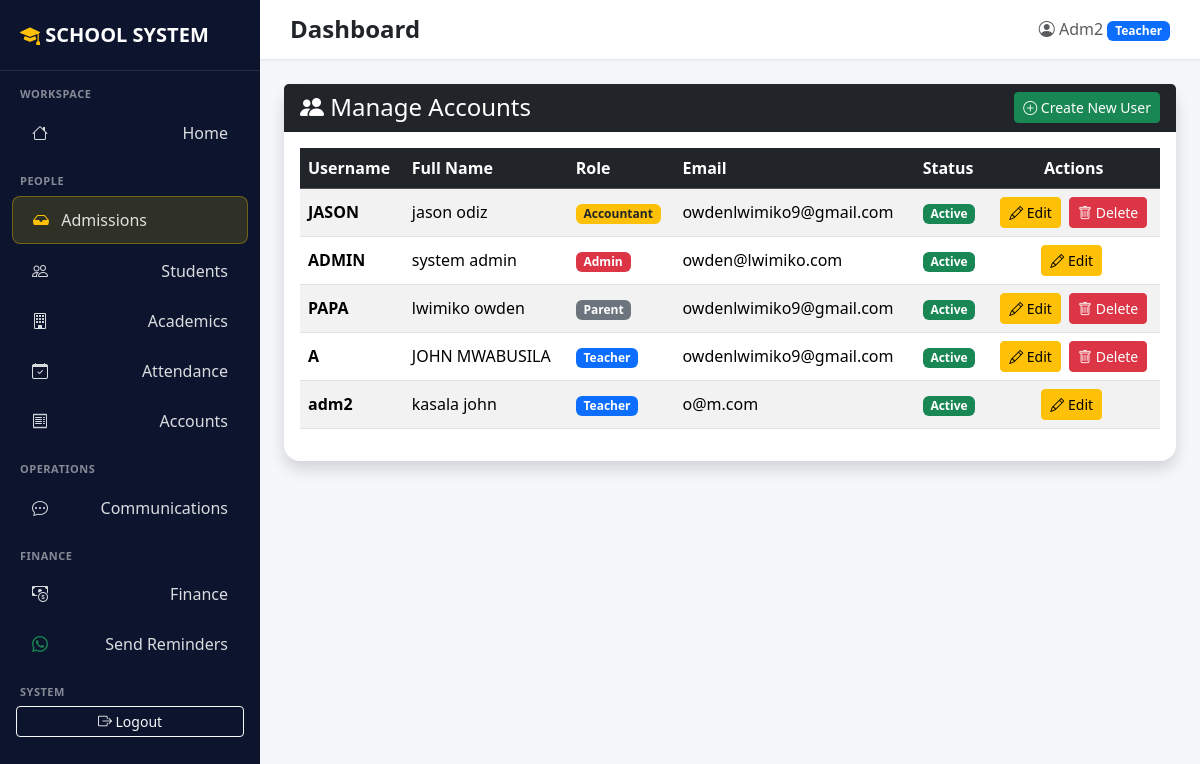
Page /accounts/manage/ (signed in) on the earlier database version.
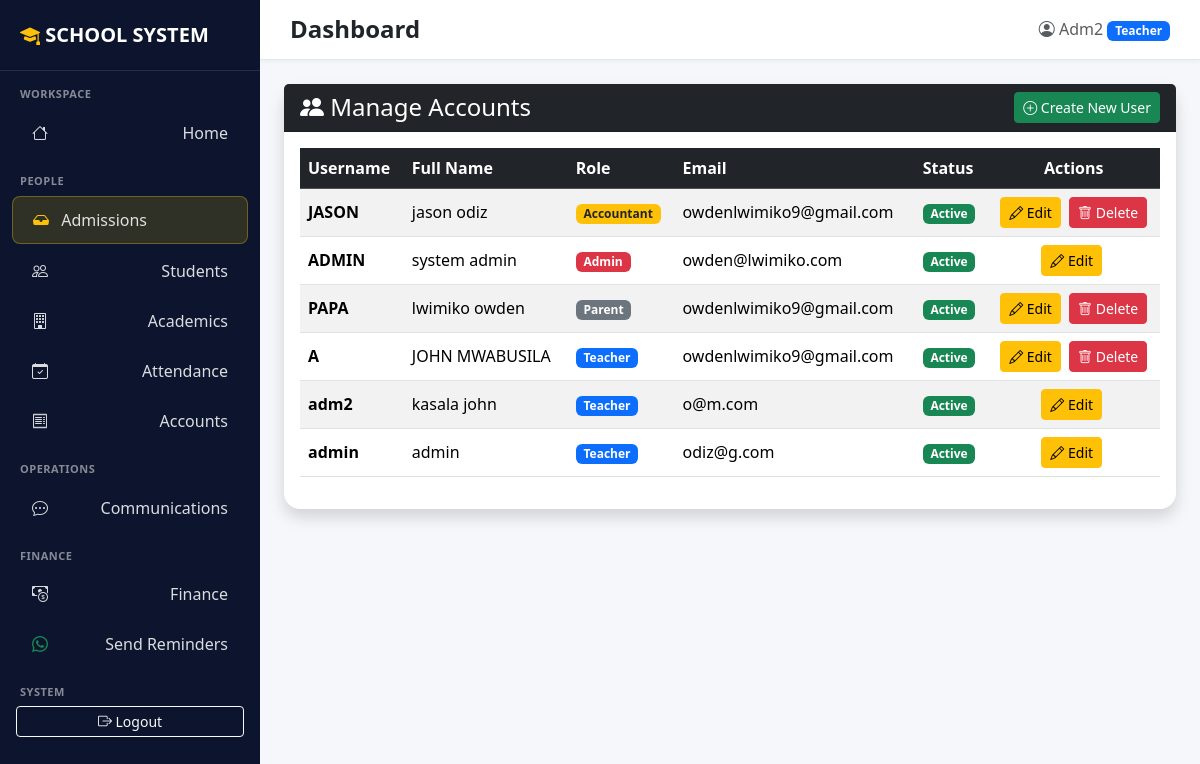
Same page on the later database version.
### accounts/models.py (models this page shows)
class User(AbstractUser):
    ROLE_CHOICES = [
        ("admin", "Administrator"),
        ("teacher", "Teacher"),
        ("accountant", "Accountant"),
        ("headteacher", "Head Teacher"),
        ("parent", "Parent"),
    ]
    role = models.CharField(max_length=20, choices=ROLE_CHOICES, default="teacher")
    phone = models.CharField(max_length=20, blank=True, null=True)
    teacher_profile = models.OneToOneField(
        'academics.Teacher',
        null=True,
        blank=True,
        on_delete=models.SET_NULL
    )
    guardian_profile = models.OneToOneField(
        'students.Guardian',
        null=True,
        blank=True,
        on_delete=models.SET_NULL
    )

### accounts/views.py (the view)
# urls.py: path('manage/', account_manage, name='account_manage'),
@login_required
@user_passes_test(is_admin)
def account_manage(request):
    users = User.objects.all().select_related('teacher_profile', 'guardian_profile').order_by('role', 'username')
    return render(request, 'accounts/manage.html', {'users': users})

### accounts/views.py (called while the page is built)
def is_admin(user):
    return user.is_authenticated and (user.is_superuser or user.role == 'admin')

### accounts/templates/accounts/manage.html (shortened to what this page needs)
{% extends 'base.html' %}
{% block content %}
<div class="card shadow">
    <div class="card-header bg-dark text-white d-flex justify-content-between align-items-center">
        <h4 class="mb-0"><i class="bi bi-people-fill"></i> Manage Accounts</h4>
        <a href="{% url 'accounts:account_create' %}" class="btn btn-success btn-sm">
            <i class="bi bi-plus-circle"></i> Create New User
        </a>
    </div>
    <div class="card-body">
        {% if users %}
        <div class="table-responsive">
            <table class="table table-striped table-hover align-middle">
                <thead class="table-dark">
                    <tr>
                        <th>Username</th>
                        <th>Full Name</th>
                        <th>Role</th>
                        <th>Email</th>
                        <th>Status</th>
                        <th class="text-center">Actions</th>
                    </tr>
                </thead>
                <tbody>
                    {% for u in users %}
                    <tr>
                        <td><strong>{{ u.username }}</strong></td>
                        <td>{{ u.get_full_name|default:u.username }}</td>
                        <td>
                            {% if u.role == 'admin' %}
                                <span class="badge bg-danger">Admin</span>
                            {% elif u.role == 'teacher' %}
                                <span class="badge bg-primary">Teacher</span>
                            {% elif u.role == 'guardian' %}
                                <span class="badge bg-success">Guardian</span>
                            {% elif u.role == 'accountant' %}
                                <span class="badge bg-warning text-dark">Accountant</span>
                            {% else %}
                                <span class="badge bg-secondary">{{ u.role|title }}</span>
                            {% endif %}
                        </td>
                        <td>{{ u.email|default:"-" }}</td>
                        <td>
                            {% if u.is_active %}
                                <span class="badge bg-success">Active</span>
                            {% else %}
                                <span class="badge bg-secondary">Inactive</span>
                            {% endif %}
                        </td>
                        <td class="text-center">
                            <a href="{% url 'accounts:account_edit' u.pk %}" class="btn btn-sm btn-warning me-1">
                                <i class="bi bi-pencil"></i> Edit
                            </a>
                            {% if not u.is_superuser %}
                            <a href="{% url 'accounts:account_delete' u.pk %}" class="btn btn-sm btn-danger"
                               onclick="return confirm('Are you sure you want to delete {{ u.username }}?')">
                                <i class="bi bi-trash"></i> Delete
                            </a>
                            {% endif %}
                        </td>
                    </tr>
                    {% endfor %}
                </tbody>
            </table>
        </div>
        {% endif %}
    </div>
</div>
{% endblock %}

### templates/base.html (shortened to what this page needs)
<!DOCTYPE html>
<html lang="en">
<head>
    <link href="https://cdn.jsdelivr.net/npm/bootstrap@5.3.2/dist/css/bootstrap.min.css" rel="stylesheet">
    <link rel="stylesheet" href="https://cdn.jsdelivr.net/npm/bootstrap-icons@1.11.3/font/bootstrap-icons.css">
</head>
<body class="{% if not user.is_authenticated %}login-body{% endif %}">
{% if user.is_authenticated %}
<nav class="sidebar" id="sidebar">
    <div class="brand">
        <i class="bi bi-mortarboard-fill text-warning"></i> SCHOOL SYSTEM
    </div>
    {% if user.is_superuser or user.role == 'admin' %}
        <div class="section-title">Workspace</div>
        <ul class="nav flex-column">
            <li class="nav-item"><a class="nav-link" href="{% url 'dashboard:home' %}"><i class="bi bi-house"></i> Home</a></li>
        </ul>
        <div class="section-title">People</div>
        <ul class="nav flex-column">
            <li class="nav-item">
                <a class="nav-link" href="/admissions/manage/" style="background: rgba(255,215,0,0.15); border: 1px solid rgba(255,215,0,0.3);">
                    <span><i class="bi bi-inbox-fill text-warning"></i> Admissions</span>
                </a>
            </li>
            <li class="nav-item"><a class="nav-link" href="{% url 'students:student_list' %}"><i class="bi bi-people"></i> Students</a></li>
            <li class="nav-item"><a class="nav-link" href="{% url 'academics:class_list' %}"><i class="bi bi-building"></i> Academics</a></li>
            <li class="nav-item"><a class="nav-link" href="{% url 'students:daily_attendance_summary' %}"><i class="bi bi-calendar-check"></i> Attendance</a></li>
            <li class="nav-item"><a class="nav-link" href="{% url 'accounts:account_manage' %}"><i class="bi bi-receipt"></i> Accounts</a></li>
        </ul>
        <div class="section-title">Operations</div>
        <ul class="nav flex-column">
            <li class="nav-item"><a class="nav-link" href="#"><i class="bi bi-chat-dots"></i> Communications</a></li>
        </ul>
        <div class="section-title">Finance</div>
        <ul class="nav flex-column">
            <li class="nav-item"><a class="nav-link" href="{% url 'finance:dashboard' %}"><i class="bi bi-cash-coin"></i> Finance</a></li>
            <li class="nav-item"><a class="nav-link" href="{% url 'finance:send_reminders' %}"><i class="bi bi-whatsapp text-success"></i> Send Reminders</a></li>
        </ul>
    {% elif user.role == 'parent' %}
        <div class="section-title">Parent Portal</div>
        <ul class="nav flex-column">
            <li class="nav-item"><a class="nav-link" href="{% url 'students:my_children' %}"><i class="bi bi-people"></i> My Children</a></li>
        </ul>
    {% endif %}
    <div class="section-title">System</div>
    <ul class="nav flex-column">
        <li class="nav-item">
            <form method="post" action="{% url 'logout' %}" class="px-3">
                <button type="submit" class="btn btn-outline-light btn-sm w-100">
                    <i class="bi bi-box-arrow-right"></i> Logout
                </button>
            </form>
        </li>
    </ul>
</nav>
<div class="main-content">
    <div class="topbar d-flex justify-content-between align-items-center">
        <div class="d-flex align-items-center">
            <h4 class="mb-0 fw-bold">{% block page_title %}Dashboard{% endblock %}</h4>
        </div>
        <div class="d-flex align-items-center gap-3">
            <span class="text-muted">
                <i class="bi bi-person-circle"></i> {{ user.username|title }}
                <span class="badge bg-primary">{{ user.role|title }}</span>
            </span>
        </div>
    </div>
    <div class="p-4">
{% endif %}
        {% block content %}{% endblock %}
{% if user.is_authenticated %}
    </div>
</div>
{% endif %}
</body>
</html>

### templates/base.html (style rules this page uses)
:root { --sidebar-bg: #0c152d; --sidebar-active: #2563eb; --primary: #2563eb; --bg-light: #f5f7fb; }
body { background: var(--bg-light); min-height: 100vh; font-family: 'Segoe UI', Tahoma, Geneva, Verdana, sans-serif; }
.sidebar { width: 260px; height: 100vh; position: fixed; top: 0; left: 0; background: var(--sidebar-bg); color: #fff; padding-top: 20px; transition: all 0.3s; z-index: 1000; overflow-y: auto; }
.sidebar .brand { font-size: 20px; font-weight: 700; padding: 0 20px 20px; border-bottom: 1px solid rgba(255,255,255,0.1); }
.sidebar .nav-link { color: rgba(255,255,255,0.85); padding: 11px 20px; margin: 2px 12px; border-radius: 8px; font-weight: 500; transition: all .2s; display: flex; justify-content: space-between; align-items: center; }
.sidebar .nav-link i { width: 24px; margin-right: 8px; }
.sidebar .section-title { font-size: 11px; text-transform: uppercase; color: rgba(255,255,255,0.5); padding: 15px 20px 5px; font-weight: 600; letter-spacing: 0.5px; }
.main-content { margin-left: 260px; transition: all 0.3s; }
.topbar { background: #fff; padding: 15px 30px; border-bottom: 1px solid #e2e8f0; position: sticky; top: 0; z-index: 999; box-shadow: 0 2px 4px rgba(0,0,0,0.04); }
.card { border: none; border-radius: 16px; box-shadow: 0 3px 15px rgba(0,0,0,0.05); }

Differences in the rows shown:
added User: username "admin", get_full_name "admin", role "Teacher", email "odiz@g.com", is_active "Active"
